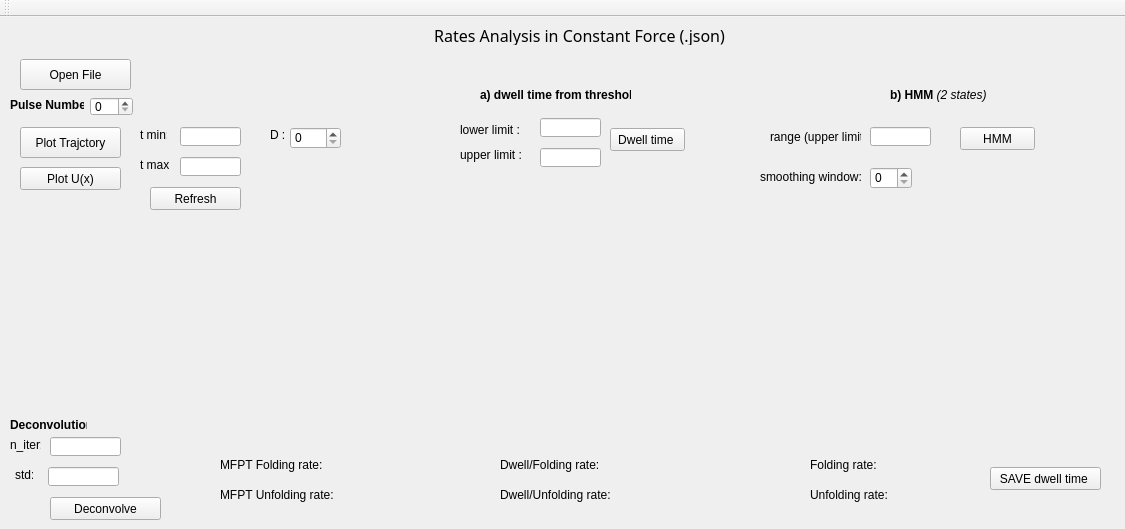
<?xml version="1.0" encoding="UTF-8"?>
<ui version="4.0">
 <class>MY_GUI</class>
 <widget class="QMainWindow" name="MY_GUI">
  <property name="geometry">
   <rect>
    <x>0</x>
    <y>0</y>
    <width>1125</width>
    <height>529</height>
   </rect>
  </property>
  <property name="minimumSize">
   <size>
    <width>0</width>
    <height>0</height>
   </size>
  </property>
  <property name="maximumSize">
   <size>
    <width>16777215</width>
    <height>16777215</height>
   </size>
  </property>
  <property name="font">
   <font>
    <family>Arial</family>
   </font>
  </property>
  <property name="windowTitle">
   <string>MainWindow</string>
  </property>
  <widget class="QWidget" name="centralwidget">
   <widget class="QLabel" name="label_thr_down">
    <property name="geometry">
     <rect>
      <x>460</x>
      <y>105</y>
      <width>61</width>
      <height>16</height>
     </rect>
    </property>
    <property name="text">
     <string>lower limit :</string>
    </property>
   </widget>
   <widget class="QLabel" name="label">
    <property name="geometry">
     <rect>
      <x>430</x>
      <y>9</y>
      <width>321</width>
      <height>19</height>
     </rect>
    </property>
    <property name="font">
     <font>
      <family>Arial Rounded MT Bold</family>
      <pointsize>12</pointsize>
      <underline>false</underline>
     </font>
    </property>
    <property name="text">
     <string> Rates Analysis in Constant Force (.json)</string>
    </property>
   </widget>
   <widget class="QLabel" name="label_tmin">
    <property name="geometry">
     <rect>
      <x>140</x>
      <y>110</y>
      <width>27</width>
      <height>16</height>
     </rect>
    </property>
    <property name="text">
     <string>t min:</string>
    </property>
   </widget>
   <widget class="QLineEdit" name="edit_tmin">
    <property name="geometry">
     <rect>
      <x>180</x>
      <y>110</y>
      <width>61</width>
      <height>19</height>
     </rect>
    </property>
   </widget>
   <widget class="QLineEdit" name="lineEdit_thr_down">
    <property name="geometry">
     <rect>
      <x>540</x>
      <y>101</y>
      <width>61</width>
      <height>19</height>
     </rect>
    </property>
   </widget>
   <widget class="QLabel" name="label_tmax">
    <property name="geometry">
     <rect>
      <x>140</x>
      <y>140</y>
      <width>30</width>
      <height>16</height>
     </rect>
    </property>
    <property name="text">
     <string>t max:</string>
    </property>
   </widget>
   <widget class="QLineEdit" name="edit_tmax">
    <property name="geometry">
     <rect>
      <x>180</x>
      <y>140</y>
      <width>61</width>
      <height>19</height>
     </rect>
    </property>
   </widget>
   <widget class="QLabel" name="label_mfpt_fold">
    <property name="geometry">
     <rect>
      <x>220</x>
      <y>440</y>
      <width>251</width>
      <height>16</height>
     </rect>
    </property>
    <property name="text">
     <string>MFPT Folding rate:</string>
    </property>
   </widget>
   <widget class="QLabel" name="label_mfpt_unfold">
    <property name="geometry">
     <rect>
      <x>220</x>
      <y>470</y>
      <width>241</width>
      <height>16</height>
     </rect>
    </property>
    <property name="text">
     <string>MFPT Unfolding rate:</string>
    </property>
   </widget>
   <widget class="QSpinBox" name="Pulse_num">
    <property name="geometry">
     <rect>
      <x>90</x>
      <y>80</y>
      <width>43</width>
      <height>19</height>
     </rect>
    </property>
    <property name="maximum">
     <number>200</number>
    </property>
    <property name="singleStep">
     <number>1</number>
    </property>
    <property name="value">
     <number>0</number>
    </property>
   </widget>
   <widget class="QLineEdit" name="lineEdit_thr_up">
    <property name="geometry">
     <rect>
      <x>540</x>
      <y>131</y>
      <width>61</width>
      <height>19</height>
     </rect>
    </property>
   </widget>
   <widget class="QLabel" name="label_8">
    <property name="geometry">
     <rect>
      <x>10</x>
      <y>400</y>
      <width>77</width>
      <height>16</height>
     </rect>
    </property>
    <property name="font">
     <font>
      <family>Arial</family>
      <weight>75</weight>
      <bold>true</bold>
     </font>
    </property>
    <property name="text">
     <string>&lt;html&gt;&lt;head/&gt;&lt;body&gt;&lt;p&gt;Deconvolution&lt;/p&gt;&lt;/body&gt;&lt;/html&gt;</string>
    </property>
   </widget>
   <widget class="QLabel" name="label_6">
    <property name="geometry">
     <rect>
      <x>10</x>
      <y>80</y>
      <width>74</width>
      <height>16</height>
     </rect>
    </property>
    <property name="font">
     <font>
      <family>Arial</family>
      <weight>75</weight>
      <bold>true</bold>
     </font>
    </property>
    <property name="text">
     <string>&lt;html&gt;&lt;head/&gt;&lt;body&gt;&lt;p&gt;Pulse Number&lt;/p&gt;&lt;/body&gt;&lt;/html&gt;</string>
    </property>
   </widget>
   <widget class="QPushButton" name="Plot_button">
    <property name="geometry">
     <rect>
      <x>20</x>
      <y>110</y>
      <width>101</width>
      <height>31</height>
     </rect>
    </property>
    <property name="font">
     <font>
      <family>Arial</family>
      <pointsize>9</pointsize>
     </font>
    </property>
    <property name="text">
     <string>Plot Trajctory</string>
    </property>
   </widget>
   <widget class="QPushButton" name="Plot_Ux_button">
    <property name="geometry">
     <rect>
      <x>20</x>
      <y>150</y>
      <width>101</width>
      <height>23</height>
     </rect>
    </property>
    <property name="text">
     <string>Plot U(x)</string>
    </property>
   </widget>
   <widget class="QPushButton" name="btn_dwell">
    <property name="geometry">
     <rect>
      <x>610</x>
      <y>111</y>
      <width>75</width>
      <height>23</height>
     </rect>
    </property>
    <property name="text">
     <string>Dwell time </string>
    </property>
   </widget>
   <widget class="QPushButton" name="btn_update">
    <property name="geometry">
     <rect>
      <x>150</x>
      <y>170</y>
      <width>91</width>
      <height>23</height>
     </rect>
    </property>
    <property name="text">
     <string>Refresh</string>
    </property>
   </widget>
   <widget class="QWidget" name="widget_dwell_down" native="true">
    <property name="geometry">
     <rect>
      <x>490</x>
      <y>180</y>
      <width>171</width>
      <height>121</height>
     </rect>
    </property>
   </widget>
   <widget class="QWidget" name="widget_dwell_up" native="true">
    <property name="geometry">
     <rect>
      <x>490</x>
      <y>300</y>
      <width>171</width>
      <height>121</height>
     </rect>
    </property>
   </widget>
   <widget class="QLabel" name="label_sigma">
    <property name="geometry">
     <rect>
      <x>15</x>
      <y>450</y>
      <width>18</width>
      <height>16</height>
     </rect>
    </property>
    <property name="text">
     <string>std:</string>
    </property>
   </widget>
   <widget class="QLabel" name="label_niter">
    <property name="geometry">
     <rect>
      <x>10</x>
      <y>420</y>
      <width>31</width>
      <height>16</height>
     </rect>
    </property>
    <property name="text">
     <string>n_iter:</string>
    </property>
   </widget>
   <widget class="QPushButton" name="deconvolution_button">
    <property name="geometry">
     <rect>
      <x>50</x>
      <y>480</y>
      <width>111</width>
      <height>23</height>
     </rect>
    </property>
    <property name="text">
     <string>Deconvolve</string>
    </property>
   </widget>
   <widget class="QLineEdit" name="sigma_input">
    <property name="geometry">
     <rect>
      <x>48</x>
      <y>450</y>
      <width>71</width>
      <height>19</height>
     </rect>
    </property>
   </widget>
   <widget class="QLineEdit" name="niter_input">
    <property name="geometry">
     <rect>
      <x>50</x>
      <y>420</y>
      <width>71</width>
      <height>19</height>
     </rect>
    </property>
   </widget>
   <widget class="QLabel" name="label_thr_up">
    <property name="geometry">
     <rect>
      <x>460</x>
      <y>130</y>
      <width>61</width>
      <height>16</height>
     </rect>
    </property>
    <property name="text">
     <string>upper limit : </string>
    </property>
   </widget>
   <widget class="QLabel" name="label_rate_fold">
    <property name="geometry">
     <rect>
      <x>500</x>
      <y>440</y>
      <width>271</width>
      <height>16</height>
     </rect>
    </property>
    <property name="text">
     <string>Dwell/Folding rate: </string>
    </property>
   </widget>
   <widget class="QLabel" name="label_rate_unfold">
    <property name="geometry">
     <rect>
      <x>500</x>
      <y>470</y>
      <width>261</width>
      <height>16</height>
     </rect>
    </property>
    <property name="text">
     <string>Dwell/Unfolding rate: </string>
    </property>
   </widget>
   <widget class="QPushButton" name="Open_JSON">
    <property name="geometry">
     <rect>
      <x>20</x>
      <y>42</y>
      <width>111</width>
      <height>31</height>
     </rect>
    </property>
    <property name="text">
     <string>Open File</string>
    </property>
   </widget>
   <widget class="QLabel" name="label_7">
    <property name="geometry">
     <rect>
      <x>480</x>
      <y>70</y>
      <width>151</width>
      <height>16</height>
     </rect>
    </property>
    <property name="font">
     <font>
      <family>Arial</family>
      <weight>75</weight>
      <bold>true</bold>
     </font>
    </property>
    <property name="text">
     <string>&lt;html&gt;&lt;head/&gt;&lt;body&gt;&lt;p&gt;a) dwell time from threshold &lt;/p&gt;&lt;/body&gt;&lt;/html&gt;</string>
    </property>
   </widget>
   <widget class="QLabel" name="label_9">
    <property name="geometry">
     <rect>
      <x>890</x>
      <y>70</y>
      <width>111</width>
      <height>16</height>
     </rect>
    </property>
    <property name="font">
     <font>
      <family>Arial</family>
      <weight>75</weight>
      <bold>true</bold>
     </font>
    </property>
    <property name="text">
     <string>&lt;html&gt;&lt;head/&gt;&lt;body&gt;&lt;p&gt;b) HMM  &lt;span style=&quot; font-weight:400; font-style:italic;&quot;&gt;(2 states)&lt;/span&gt;&lt;/p&gt;&lt;/body&gt;&lt;/html&gt;</string>
    </property>
   </widget>
   <widget class="QLabel" name="states_n">
    <property name="geometry">
     <rect>
      <x>770</x>
      <y>110</y>
      <width>91</width>
      <height>20</height>
     </rect>
    </property>
    <property name="text">
     <string>range (upper limit):</string>
    </property>
   </widget>
   <widget class="QWidget" name="hmm_states" native="true">
    <property name="geometry">
     <rect>
      <x>760</x>
      <y>190</y>
      <width>331</width>
      <height>231</height>
     </rect>
    </property>
   </widget>
   <widget class="QLineEdit" name="hmm_points">
    <property name="geometry">
     <rect>
      <x>870</x>
      <y>110</y>
      <width>61</width>
      <height>19</height>
     </rect>
    </property>
   </widget>
   <widget class="QLabel" name="hmm_f_rate">
    <property name="geometry">
     <rect>
      <x>810</x>
      <y>440</y>
      <width>241</width>
      <height>16</height>
     </rect>
    </property>
    <property name="text">
     <string>Folding rate: </string>
    </property>
   </widget>
   <widget class="QLabel" name="hmm_u_rate">
    <property name="geometry">
     <rect>
      <x>810</x>
      <y>470</y>
      <width>251</width>
      <height>16</height>
     </rect>
    </property>
    <property name="text">
     <string>Unfolding rate: </string>
    </property>
   </widget>
   <widget class="QPushButton" name="HMM_rates">
    <property name="geometry">
     <rect>
      <x>960</x>
      <y>110</y>
      <width>75</width>
      <height>23</height>
     </rect>
    </property>
    <property name="text">
     <string>HMM</string>
    </property>
   </widget>
   <widget class="QWidget" name="layoutWidget">
    <property name="geometry">
     <rect>
      <x>9</x>
      <y>210</y>
      <width>421</width>
      <height>181</height>
     </rect>
    </property>
    <layout class="QVBoxLayout" name="Plotting_box"/>
   </widget>
   <widget class="QLabel" name="states_n_2">
    <property name="geometry">
     <rect>
      <x>760</x>
      <y>150</y>
      <width>101</width>
      <height>20</height>
     </rect>
    </property>
    <property name="text">
     <string>smoothing window:</string>
    </property>
   </widget>
   <widget class="QLabel" name="label_tmin_2">
    <property name="geometry">
     <rect>
      <x>270</x>
      <y>110</y>
      <width>27</width>
      <height>16</height>
     </rect>
    </property>
    <property name="text">
     <string>D : </string>
    </property>
   </widget>
   <widget class="QSpinBox" name="diff_coeff">
    <property name="geometry">
     <rect>
      <x>290</x>
      <y>110</y>
      <width>51</width>
      <height>22</height>
     </rect>
    </property>
    <property name="maximum">
     <number>5000</number>
    </property>
   </widget>
   <widget class="QSpinBox" name="smooth">
    <property name="geometry">
     <rect>
      <x>870</x>
      <y>150</y>
      <width>42</width>
      <height>22</height>
     </rect>
    </property>
   </widget>
   <widget class="QPushButton" name="save_dwell">
    <property name="geometry">
     <rect>
      <x>990</x>
      <y>450</y>
      <width>111</width>
      <height>23</height>
     </rect>
    </property>
    <property name="text">
     <string>SAVE dwell time </string>
    </property>
   </widget>
  </widget>
  <widget class="QToolBar" name="toolBar">
   <property name="windowTitle">
    <string>toolBar</string>
   </property>
   <attribute name="toolBarArea">
    <enum>TopToolBarArea</enum>
   </attribute>
   <attribute name="toolBarBreak">
    <bool>false</bool>
   </attribute>
  </widget>
 </widget>
 <resources/>
 <connections/>
</ui>
